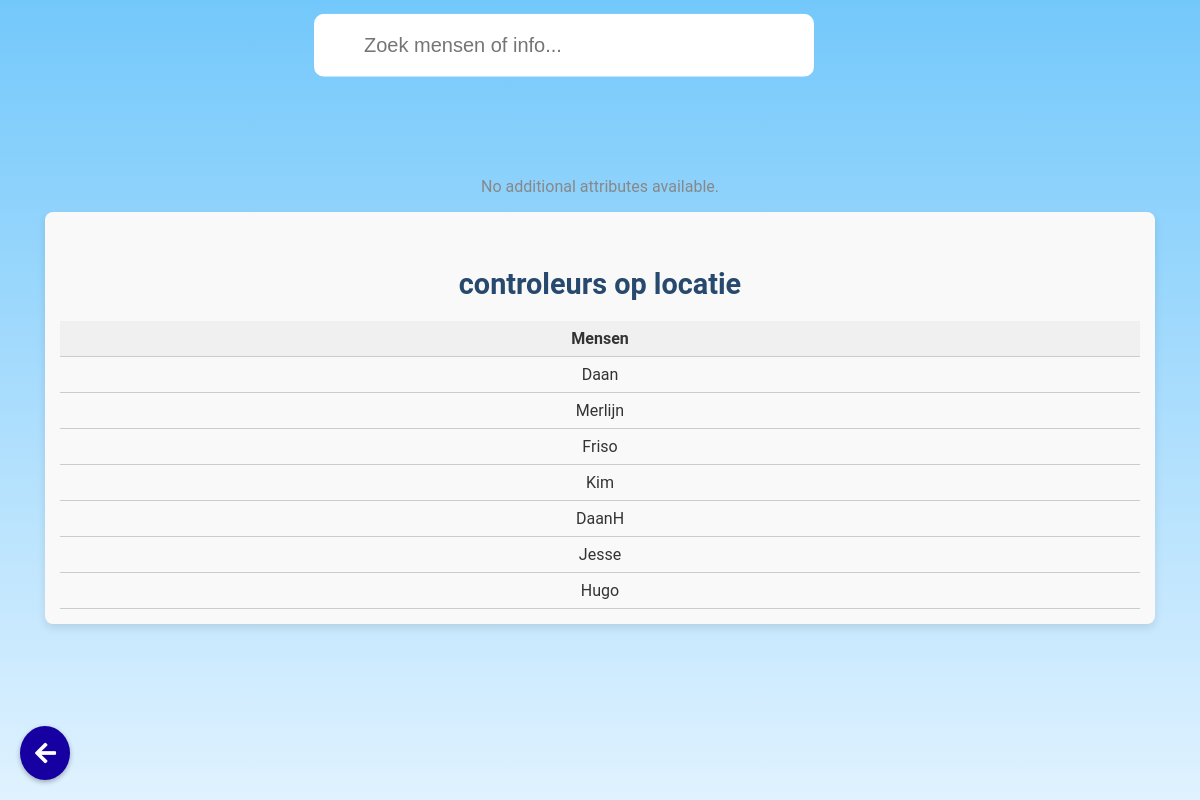
The page /view_location/1 on the database its author committed.
### app.py (models this page shows, shortened)
class User(db.Model, UserMixin):  # Extend User model with UserMixin
    id = db.Column(db.Integer, primary_key=True)
    username = db.Column(db.String(80), unique=True, nullable=False)
    password = db.Column(db.String(120), nullable=False)
    is_admin = db.Column(db.Boolean, default=False, nullable=False)
    location_id = db.Column(db.Integer, db.ForeignKey('location.id'), nullable=True)
    location = db.relationship('Location', backref=db.backref('users', lazy=True))
    group = db.Column(db.String(120), nullable=True)
    badges = db.Column(db.Integer, default=0)
    profile_picture = db.Column(db.String(255), nullable=True)
    email = db.Column(db.String(120), unique=True, nullable=False)  # New email field
    phone_number = db.Column(db.String(20), nullable=True)  # New phone number field
    has_accessed_briefing = db.Column(db.Boolean, default=False)

### app.py (the view)
@app.route('/view_location/<int:location_id>')
def view_location(location_id):
    location = Location.query.get_or_404(location_id)
    attributes = location.attributes  # Fetching dynamic attributes of the location
    users = User.query.filter_by(location_id=location_id).all()  # Fetching all users associated with this location
    return render_template('view_location.html', location=location, attributes=attributes, users=users)

### templates/view_location.html (shortened to what this page needs)
<!DOCTYPE html>
<html lang="en">
  <head>
    <link
      rel="stylesheet"
      href="{{ url_for('static', filename='briefing.css') }}"
    />
    <link
      rel="stylesheet"
      href="https://cdnjs.cloudflare.com/ajax/libs/font-awesome/5.15.1/css/all.min.css"
    />
  </head>
  <body>
    <div class="search-container">
      <input
        type="text"
        id="userSearchInput"
        onkeyup="filterContent()"
        placeholder="Zoek mensen of info..."
      />
    </div>
    <button
      id="backButton"
      onclick="window.history.back();"
      class="fa fa-arrow-left"
    ></button>
    {% if attributes %}
    <div class="attributes-section">
      <h3>Info {{ location.name }}</h3>
      <table class="attributes-table">
        <thead>
          <tr>
            <th>Wat</th>
            <th>Info</th>
          </tr>
        </thead>
        <tbody>
          {% for attr in attributes %}
          <tr>
            <td>{{ attr.key }}</td>
            <td>{{ attr.value }}</td>
          </tr>
          {% endfor %}
        </tbody>
      </table>
    </div>
    {% else %}
    <p class="no-data">No additional attributes available.</p>
    {% endif %}
    <div class="users-section">
      <h2>controleurs op locatie</h2>
      {% if users %}
      <table class="users-table">
        <thead>
          <tr>
            <th>Mensen</th>
          </tr>
        </thead>
        <tbody>
          {% for user in users %}
          <tr>
            <td>{{ user.username }}</td>
          </tr>
          {% endfor %}
        </tbody>
      </table>
      {% else %}
      <p class="no-data">
        No users are currently associated with this location.
      </p>
      {% endif %}
    </div>
  </body>
</html>

### static/briefing.css (style rules this page uses)
:root { --pc: #1700a1; --cs: #ff8547; --bc: #fff; }
body { font-family: "Roboto", sans-serif; background: linear-gradient(to bottom, #73c8fb 0%, #e0f2ff 100%); color: #333; margin: 0; padding: 20px; display: flex; align-items: center; justify-content: center; flex-direction: column; width: 100%; max-width: 500px; margin: auto; height: 95vh; }
h1, h2, h3 { color: #27496d; text-align: center; }
input[type="text"], input[type="password"], input[type="submit"], button { width: 100%; padding: 10px; margin-top: 10px; border: 1px solid #ccc; border-radius: 5px; box-sizing: border-box; }
button { background-color: var(--pc); color: white; font-weight: bold; }
body, input, button { transition: all 0.3s ease-in; }
.no-data { color: #888; text-align: center; margin-top: 20px; }
#backButton { position: fixed; bottom: 20px; left: 20px; padding: 15px; font-size: 24px; color: white; background-color: var(--pc); border: none; border-radius: 50%; cursor: pointer; box-shadow: 0 2px 5px rgba(0, 0, 0, 0.3); width: 50px; }
.users-section h2 { color: #27496d; font-size: 2rem; margin-top: 40px; }
table { width: 90vw; border-collapse: collapse; margin-top: 20px; }
th, td { text-align: left; padding: 8px; border-bottom: 1px solid #ccc; }
th { background-color: #f0f0f0; }
.users-table th, .users-table td { text-align: center; }
#userSearchInput { width: 90vw; font-size: 20px; border-radius: 10px; border: none; padding: 20px; padding-left: 50px; background-image: url("https://upload.wikimedia.org/wikipedia/commons/5/55/Magnifying_glass_icon.svg"); background-size: 20px; background-position: 10px center; background-repeat: no-repeat; max-width: 500px; transform: translate(-50%, -10%); position: absolute; top: 10px; left: 47%; }
.attributes-section h3, .users-section h2 { color: #27496d; font-size: 1.8rem; margin-bottom: 10px; }
.attributes-section, .users-section { background-color: #f9f9f9; padding: 15px; border-radius: 8px; box-shadow: 0 4px 8px rgba(0, 0, 0, 0.1); margin-bottom: 20px; }
.users-section { overflow: scroll; max-height: 500px; }

### rows shown on the page
User: username "Daan"
User: username "Merlijn"
User: username "Friso"
User: username "Kim"
User: username "DaanH"
User: username "Jesse"
User: username "Hugo"
